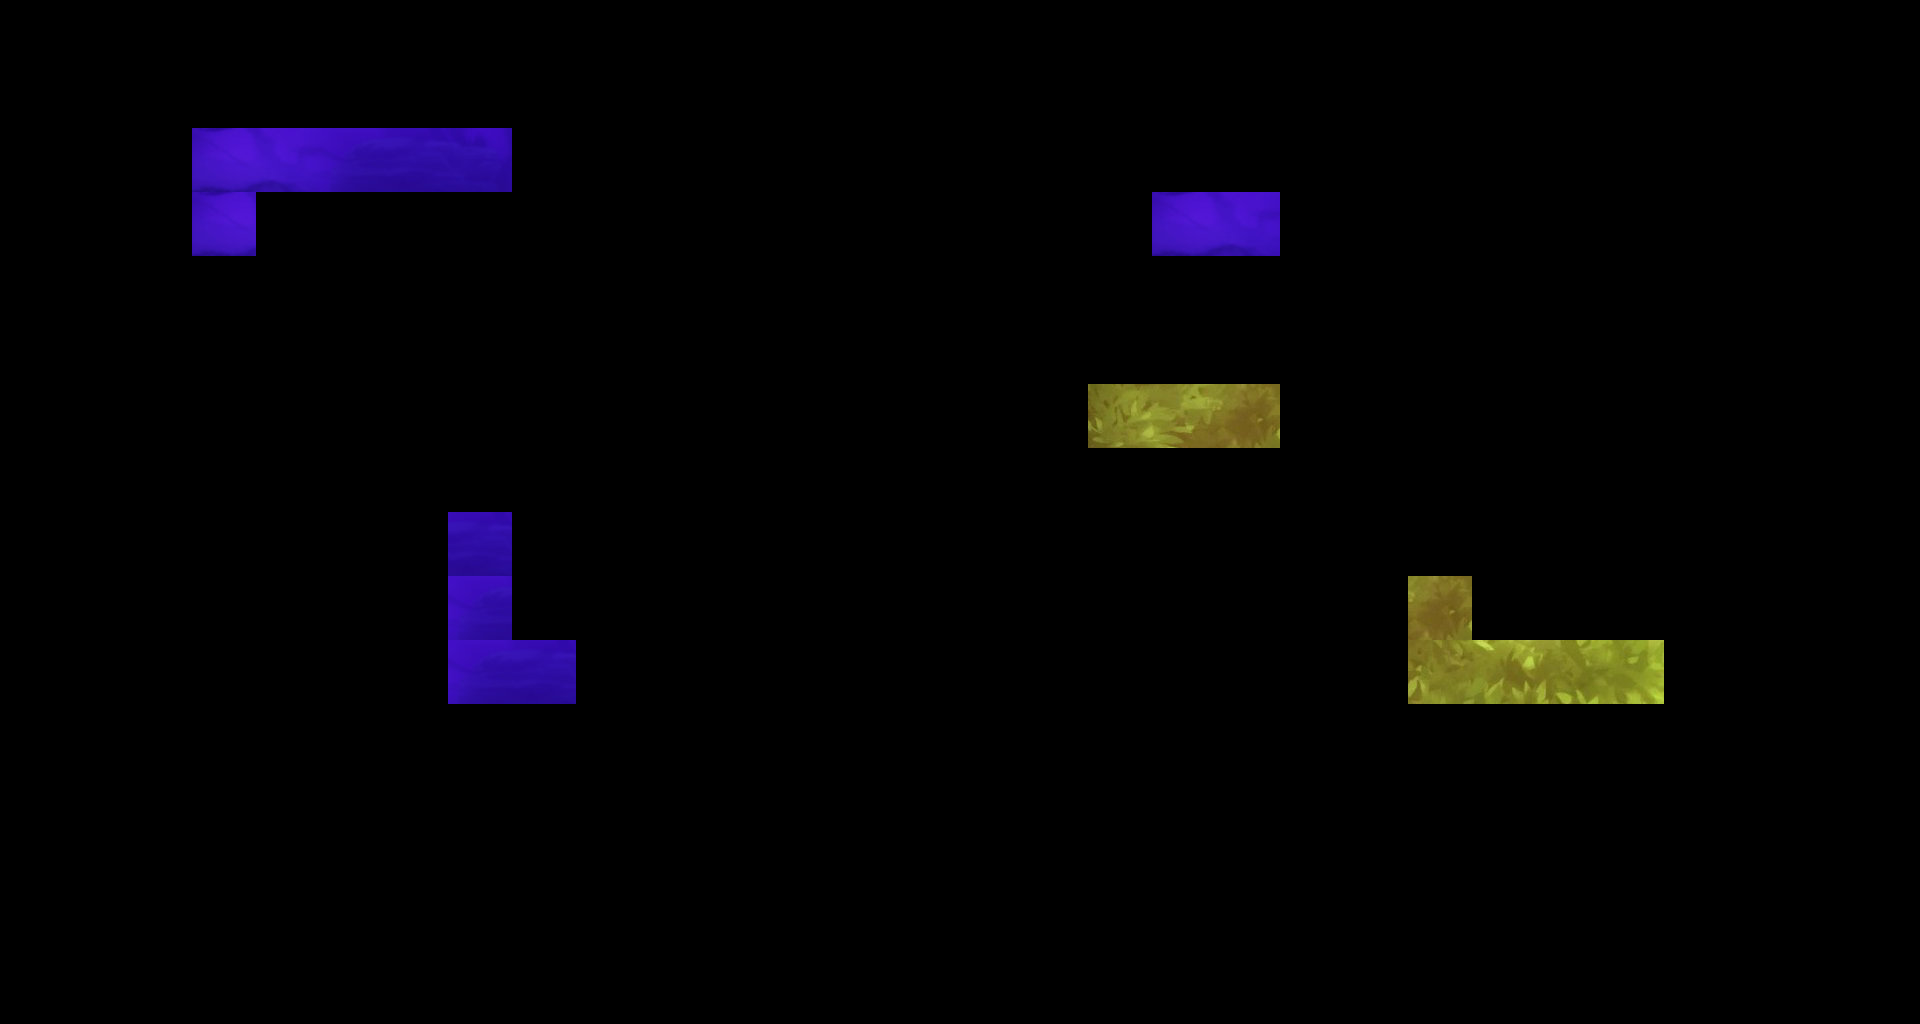

This game map was drawn from its Tiled (.tmx) file and the tilesets committed beside it. A one-line description and the trimmed map source follow:
An orthogonal 30x16 tile map with 64x64 px tiles, 2 tile layers (BlackBlock, WhiteBlock), 2 tilesets.

<map version="1.0" orientation="orthogonal" renderorder="right-down" width="30" height="16" tilewidth="64" tileheight="64" nextobjectid="1">
 <tileset firstgid="1" name="boxTwo" tilewidth="64" tileheight="64">
  <image source="boxTwo.png" width="448" height="64" />
 </tileset>
 <tileset firstgid="8" name="boxOne" tilewidth="64" tileheight="64">
  <image source="boxOne.png" width="448" height="64" />
 </tileset>
 <layer name="BlackBlock" width="30" height="16">
  <data>[480 cells, 4 non-empty, 3 distinct tile ids]</data>
 </layer>
 <layer name="WhiteBlock" width="30" height="16">
  <data>[480 cells, 16 non-empty, 12 distinct tile ids]</data>
 </layer>
</map>
